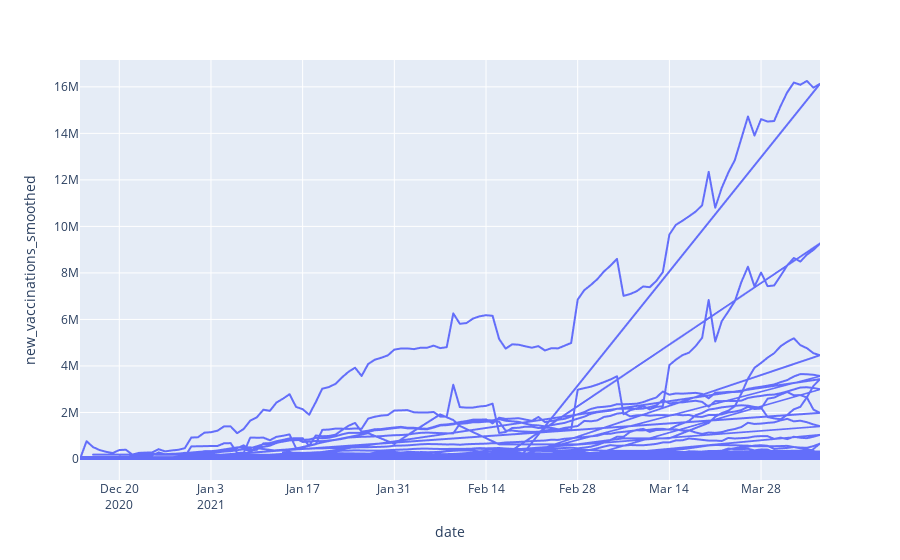

Notebook code for this chart:
### Code cell
import plotly.express as px

fig = px.line(df, x='date', y='new_vaccinations_smoothed')
fig.show()

### Figure 1 — Plotly figure (JSON) as saved in the notebook; plotly's stock layout.template omitted (floating-point values rounded to 4 significant figures; data arrays with more than 128 entries replaced by an {"elided": "..."} marker saying what was removed)
{"data": [{"hovertemplate": "date=%{x}<br>new_vaccinations_smoothed=%{y}<extra></extra>", "legendgroup": "", "line": {"color": "#636efa", "dash": "solid"}, "mode": "lines", "name": "", "showlegend": false, "type": "scattergl", "x": {"elided": "10352 str values"}, "xaxis": "x", "y": {"elided": "10352 int values"}, "yaxis": "y"}], "layout": {"legend": {"tracegroupgap": 0}, "margin": {"t": 60}, "xaxis": {"anchor": "y", "domain": [0, 1], "title": {"text": "date"}}, "yaxis": {"anchor": "x", "domain": [0, 1], "title": {"text": "new_vaccinations_smoothed"}}}}
